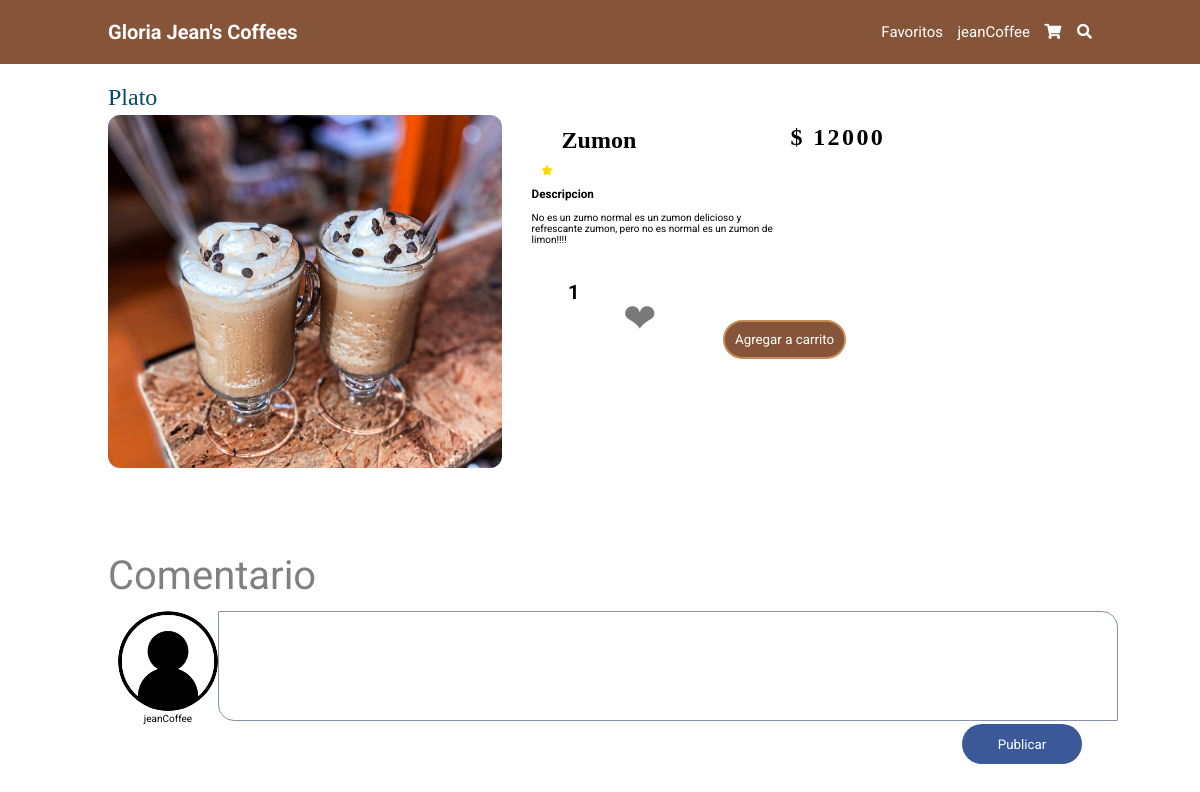
The app's page /producto/?plate=Zumon (signed in) with its own data.
### tables this page shows
CREATE TABLE usuario (id_usuario INTEGER PRIMARY KEY AUTOINCREMENT NOT NULL UNIQUE, nombre STRING (100) NOT NULL, apellido STRING (100) NOT NULL, telefono INTEGER NOT NULL, direccion STRING (50) NOT NULL, email STRING (100) NOT NULL, user STRING (50) NOT NULL UNIQUE, contraseña STRING (100) NOT NULL, rol STRING (20) NOT NULL DEFAULT cliente, estado CHAR (1) DEFAULT A NOT NULL);

CREATE TABLE plato (cod_plato INTEGER PRIMARY KEY AUTOINCREMENT NOT NULL UNIQUE, imagen STRING DEFAULT (0), nombre STRING (100) NOT NULL UNIQUE, tipo STRING (50) DEFAULT bebida NOT NULL, calificacion DECIMAL (2) DEFAULT (4.2), descripcion STRING (200) NOT NULL, valor DECIMAL NOT NULL DEFAULT (0));

### app.py (the view, shortened to what this page needs)
@app.route("/producto/", methods=['GET', 'POST'])
def product():
    param = request.args.get('plate','zumo')
    form = comentar()
    if param:
        sql = f'SELECT * FROM plato WHERE nombre="{param}"'
    else:
        sql = f'SELECT * FROM plato WHERE cod_plato=1'
    res1 = seleccion(sql)
    ideP = res1[0][0]
    sql2 = f"SELECT * FROM comentario WHERE cod_plato={ideP}"
    res2 = seleccion(sql2)
    setVal = "no esta"
    if 'user' in session:
        sql = f"SELECT id_usuario FROM usuario WHERE user='{ session['user'] }'"
        res = seleccion(sql)
        ideU = res[0][0]
        sql = f"SELECT cod_plato FROM favoritos WHERE cod_plato='{ideP}' and id_usuario='{ideU}'"
        resV = seleccion(sql)
        if resV:
            setVal = "esta"
    else:
        print("Lo siento el usuario no esta en sesion ahora mismo")
    return render_template('product.html', form=form, titulo='producto', res=res1, res2=res2, setVal=setVal)

### forms.py
class comentar(FlaskForm):
    coment = TextAreaField('Comentario')

### conexion.py (called while the page is built)
def seleccion(sql) -> list:
    try:
        with sqlite3.connect(URL_DB) as con:
            cur = con.cursor()
            res = cur.execute(sql).fetchall()
    except Exception:
        res = None
    return res

### templates/product.html (shortened to what this page needs)
{% extends 'base.html' %}
{% block cuerpo %}
<section >
    <div>
        <h2 class="label-titulos">Plato</h2>
    </div>
    <div class="content-plato">
        {% for i in res %}
        <div class="item">
            <img class='img-plato' src="{{url_for('static',filename=i[1])}}">
        </div>
        <div class="item">
            <div class="cont-info-plato">
                <div class="content">
                    <h1 class="name-plate">{{i[2]}}</h1>
                    <h1 class='name-price'>$ {{i[6]}}</h1>
                </div><br>
                <div class='estrella'>
                    {% for y in range(i[4]|int) %}
                    <i class="fa fa-star" aria-hidden="true"></i>
                    {% endfor %}
                </div><br>
                <div class="content-desc">
                    <h3 class="desc-title">Descripcion</h3><br>
                    <p class='desc-text'>{{ i[5] }}</p>
                </div>
                <div class='content-footer-plate'>
                    <div class ='content-circle'>
                        <form name="cantidad" method="POST" action="/shopping_car/?cod_plato={{i[0]}}">
                            <input type="number" value='1' min="1" max="10" class="cantidad" name='ncantidad'>
                            <input type="submit" value="Agregar a carrito" class="btn_car">
                        </form>
                        <form name='favoritos' method="POST" action='/producto/?plate={{res[0][2]}}'>
                            {% if setVal == 'esta' %}
                            <input class="subirFavorito" type="submit" value=" " id="chek" name='favoritos'><label for="chek" class="subirFavorito">&#10084;</label>
                            {% else %}
                            <input class="NosubirFavorito" type="submit" value=" " id="chek" name='favoritos'><label for="chek" class="NosubirFavorito">&#10084;</label>
                            {% endif %}
                        </form>
                    </div>
                </div>
            </div>
        </div>
        {% endfor %}
    </div>
</section>
<section >
    <form name='fcoment' id='fcoment' action='/producto/?plate={{res[0][2]}}' method='POST'>
        <div>
            <h2 class="label-titulos">{{ nComentarios }}  {{ form.coment.label()}}</h2>
        </div>
        <div class="content">
            <div class='item2' class='item-img'>
                <div>
                    <img class="img-user" src="{{url_for('static', filename='img/imagen_usuario.png')}}">
                </div>
                {% if 'user' in session %}
                <div class='nUser'>{{session['user']}}</div>
                {% else %}
                <div class='nUser'>usuario</div>
                {% endif%}
            </div>
            <div class='item2'>
                {{ form.coment(class='style-coment')}}
            </div>
        </div>
        <div class="content-cement">
            <h1><input type="submit" value='Publicar' class="btn-publicar" name='Publicar'></h1>
        </div>
    </form>
</section>
{% endblock %}

### templates/base.html (shortened to what this page needs)
<!DOCTYPE html>
<html lang="es">
  <head>
    <link rel="stylesheet" href="{{ url_for('static',filename='css/style.css')}}"/>
    <link
      rel="stylesheet"
      href="https://cdnjs.cloudflare.com/ajax/libs/font-awesome/5.15.4/css/all.min.css"
    />
</head>
    <body>
        <header>
            <a href="/home" class="logo">Gloria Jean's Coffees</a>
            <nav class="navbar">
                {% if 'user' in session %}
                <a href='/favoritos'>Favoritos</a>
                <a href='/perfil'>{{ session['user'] }}</a>
                {% else %}
                <a href='/login'>Entrar</a>
                <a href='/sign_in' id="principal">Registrarse</a>
                {% endif %}
                <a href='/shopping_car' id="carrito"><i class="fas fa-shopping-cart"></i> </a>
                <a href="/buscar" id="buscar"><i class="fas fa-search"></i> </a>
            </nav>
        </header>
        <div >
           {% block cuerpo %}{% endblock %}
        </div>
    </body>
</html>

### static/css/style.css (style rules this page uses)
:root { --marron: #865439; --marronclaro: #c68b59; }
* { border: 0; box-sizing: border-box; font-family: "Roboto", sans-serif; padding: 0; margin: 0; transition: all 0.2s linear; text-decoration: none; list-style: none; outline: none; }
html { font-size: 62.5%; overflow-x: hidden; scroll-behavior: smooth; scroll-padding-top: 6rem; }
section { padding: 2rem 9%; }
header { background-color: var(--marron); position: fixed; left: 0; right: 0; top: 0; display: flex; justify-content: space-between; align-items: center; padding: 2rem 9%; z-index: 1000; }
header .logo { color: #ffffff; font-size: 2rem; font-weight: bolder; }
header .navbar a { color: #ffffff; font-size: 1.5rem; margin-left: 1.2rem; }
.label-titulos { font-family: Poppins; font-style: normal; font-weight: normal; font-size: 24px; line-height: 36px; margin-top: 50PX; color: #06496E; }
.estrella { margin-left: 10px; color: #FFD700; }
.img-plato { width: 100%; height: 100%; border-radius: 12px; }
.content-plato { display: flex; }
.item { width: 40%; }
.content { margin-top: 12px; margin-left: 10px; margin-right: 10px; display: flex; justify-content: space-between; }
.name-plate { font-family: Poppins; font-style: normal; font-weight: bold; font-size: 24px; margin-left: 20px; }
.name-price { font-family: Poppins; font-style: normal; font-weight: bold; font-size: 24px; line-height: 21px; letter-spacing: 0.1em; }
.content-desc { width: 70%; margin-bottom: 20px; }
.cont-info-plato { margin-left: 30px; }
.content-footer-plate { justify-content: space-between; margin-left: 10%; margin-right: 10%; display: flex; }
.content-circle { margin-top: 15px; justify-content: space-between; width: 80px; display: flex; }
.content { margin-top: 12px; margin-left: 10px; margin-right: 10px; display: flex; }
.img-user { width: 10rem; height: 10rem; border-radius: 50px; }
.style-coment { width: 90rem; height: 11rem; background: #FFFFFF; border: 1px solid #8692A6; box-sizing: border-box; overflow: hidden; padding: 20px; border-radius: 0px 16px 0px 16px; resize: none; scroll-behavior: auto; }
.nUser { text-align: center; }
.btn-publicar { margin-right: 1rem; width: 12rem; height: 4rem; background-color: #3B5998; border-radius: 67px; align-items: center; display: flex; justify-content: center; color: #ffffff; cursor: pointer; }
.content-cement { display: flex; flex-direction: row-reverse; }
.cantidad { font-size: 20px; font-weight: bolder; }
.btn_car { padding: 1rem; border: 2px solid var(--marronclaro); border-radius: 20px; background-color: var(--marron); color: #ffffff; position: absolute; top: 40%; margin-left: 100px; cursor: pointer; }
label { color: grey; font-size: 40px; }
.NosubirFavorito { color: #797979; background-color: transparent; }

### records on screen
usuario: user "jeanCoffee"
plato: imagen (picture), nombre "Zumon", valor "12000", descripcion "No es un zumo normal es un zumon delicioso y refrescante zumon, pero no es normal es un zumon de limon!!!!"
